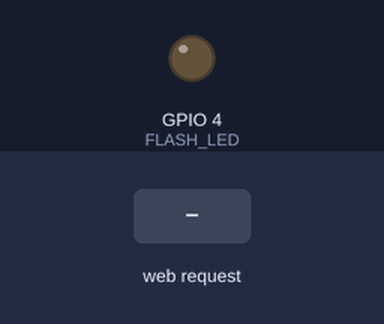
The sketch below on a simulated ESP32. On the bench: output pins drawn as LEDs (lit = HIGH). Inputs (shaded band) come from the test bench. WiFi joins after 1.5 s; servers stay silent unless stated; storage starts empty; the camera gives no picture; what the sketch prints to the serial monitor is not drawn.

Above: at 3.0 s.
3.1 s: HTTP request GET /capture received
At 3.21 s:
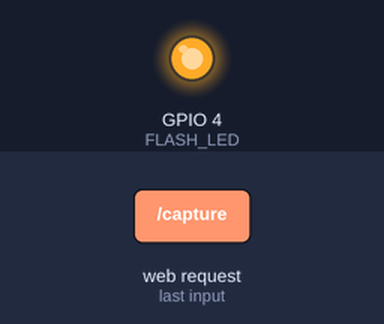
Timing chart, 0 to 6.1 s (numbered marks = the images above; inputs shaded):
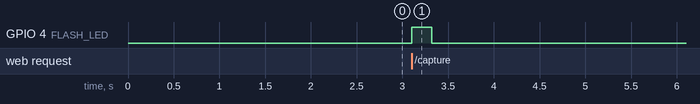

The sketch:

Esp32cam_WiFicontrol_pic.ino
```cpp
#include "esp_camera.h"
#include <WiFi.h>
#include <FS.h>
#include <SD_MMC.h>
#include <WebServer.h>

#define FLASH_LED 4
int photoNumber = 1;

const char* ssid = "APFIBER_0978";
const char* password = "0000009055";

// Web server on port 80
WebServer server(80);

// Camera config for AI Thinker
camera_config_t config;

void capturePhotoSD();

// ---------- MJPEG streaming handler ----------
void handleJPGStream(void){
  WiFiClient client = server.client();
  String response = "HTTP/1.1 200 OK\r\n";
  response += "Content-Type: multipart/x-mixed-replace; boundary=frame\r\n\r\n";
  server.sendContent(response);

  while(1){
    camera_fb_t * fb = esp_camera_fb_get();
    if(!fb) continue;

    client.printf("--frame\r\nContent-Type: image/jpeg\r\nContent-Length: %u\r\n\r\n", fb->len);
    client.write(fb->buf, fb->len);
    client.write("\r\n");
    esp_camera_fb_return(fb);

    if(!client.connected()) break;
  }
}

// ---------- Web page ----------
void handleRoot(){
  String html = "<html><body>";
  html += "<h1>ESP32-CAM Live Stream</h1>";
  html += "<img src=\"/stream\" width=640><br>";
  html += "<a href=\"/capture\">Take Photo</a>";
  html += "</body></html>";
  server.send(200, "text/html", html);
}

// ---------- Take photo ----------
void handleCapture(){
  digitalWrite(FLASH_LED, HIGH);
  delay(150);
  capturePhotoSD();
  digitalWrite(FLASH_LED, LOW);
  server.send(200, "text/html", "<html><body>Photo captured!<br><a href='/'>Back</a></body></html>");
}

// ---------- Capture photo to SD ----------
void capturePhotoSD(){
  camera_fb_t * fb = esp_camera_fb_get();
  if(!fb){
    Serial.println("❌ Capture failed");
    return;
  }

  String path = "/" + String(photoNumber) + ".jpg";
  File file = SD_MMC.open(path, FILE_WRITE);
  if(file){
    file.write(fb->buf, fb->len);
    Serial.printf("📸 Saved: %s (%d bytes)\n", path.c_str(), fb->len);
    file.close();
    photoNumber++;
  } else {
    Serial.println("❌ Save failed!");
  }
  esp_camera_fb_return(fb);
}

// ---------- Setup ----------
void setup(){
  Serial.begin(115200);
  pinMode(FLASH_LED, OUTPUT);
  digitalWrite(FLASH_LED, LOW);

  // Camera config
  config.ledc_channel = LEDC_CHANNEL_0;
  config.ledc_timer = LEDC_TIMER_0;
  config.pin_d0 = 5;
  config.pin_d1 = 18;
  config.pin_d2 = 19;
  config.pin_d3 = 21;
  config.pin_d4 = 36;
  config.pin_d5 = 39;
  config.pin_d6 = 34;
  config.pin_d7 = 35;
  config.pin_xclk = 0;
  config.pin_pclk = 22;
  config.pin_vsync = 25;
  config.pin_href = 23;
  config.pin_sscb_sda = 26;
  config.pin_sscb_scl = 27;
  config.pin_pwdn = 32;
  config.pin_reset = -1;
  config.xclk_freq_hz = 20000000;
  config.pixel_format = PIXFORMAT_JPEG;

  if(psramFound()){
    config.frame_size = FRAMESIZE_SVGA;
    config.jpeg_quality = 10;
    config.fb_count = 2;
  } else {
    config.frame_size = FRAMESIZE_VGA;
    config.jpeg_quality = 12;
    config.fb_count = 1;
  }

  if(esp_camera_init(&config) != ESP_OK){
    Serial.println("❌ Camera init failed!");
    return;
  }

  if(!SD_MMC.begin()){
    Serial.println("❌ SD Card Mount Failed!");
    return;
  }

  // Find last photo number
  File root = SD_MMC.open("/");
  while(true){
    File file = root.openNextFile();
    if(!file) break;
    String name = file.name();
    name.replace("/", "");
    name.replace(".jpg", "");
    int n = name.toInt();
    if(n >= photoNumber) photoNumber = n + 1;
    file.close();
  }
  root.close();

  // Connect Wi-Fi
  WiFi.begin(ssid, password);
  Serial.print("Connecting to Wi-Fi");
  while(WiFi.status() != WL_CONNECTED){
    delay(500);
    Serial.print(".");
  }
  Serial.println();
  Serial.println("✅ Wi-Fi connected. IP: " + WiFi.localIP().toString());

  // Web server routes
  server.on("/", handleRoot);
  server.on("/stream", handleJPGStream);
  server.on("/capture", handleCapture);

  server.begin();
  Serial.println("Web server started. Open browser at this IP to view live stream.");
}

// ---------- Loop ----------
void loop(){
  server.handleClient();
}
```

Measured:
- after the input at 3.1 s, GPIO 4 (FLASH_LED): LOW → HIGH at once, → LOW 0.22 s later
